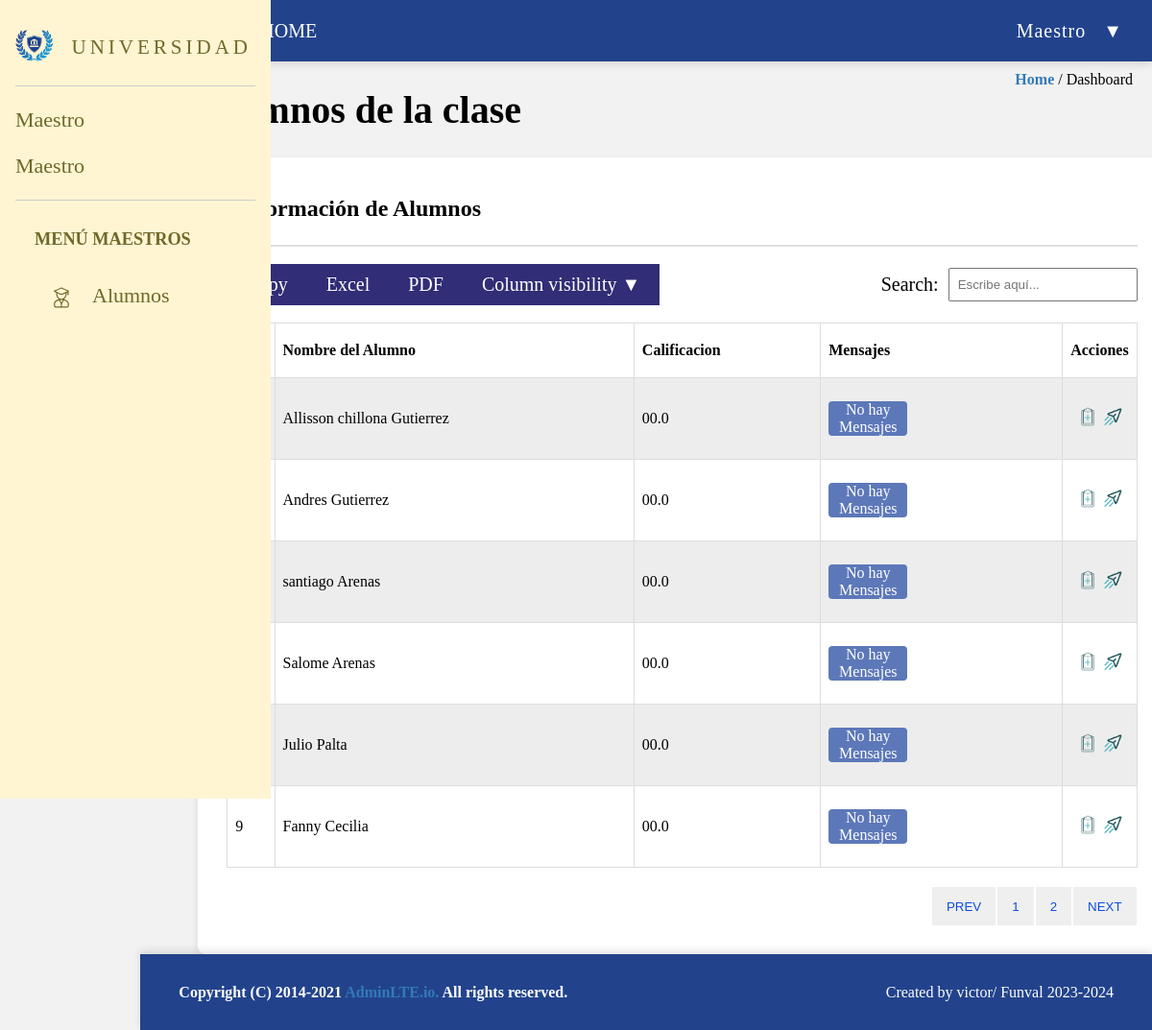
Page /views/maestroestudiante.php (signed in) on the committed database.
### tables this page shows
CREATE TABLE `alumnos` (
  `id` int(11) NOT NULL,
  `nombre` varchar(255) NOT NULL,
  `apellido` varchar(255) NOT NULL,
  `ciudad` varchar(255) NOT NULL,
  `telefono` varchar(255) NOT NULL,
  `id_clase` int(11) NOT NULL
);

### views/maestroestudiante.php (the view, shortened to what this page needs)
<?php
$conexion = mysqli_connect("localhost", "root", "", "universidad");
$sql = "SELECT * FROM alumnos";
$query = mysqli_query($conexion, $sql);
?>
<!DOCTYPE html>
<html lang="es">
<head>
    <link rel="stylesheet" href="../style/agregarAlumnos.css">
</head>
<body>
    <div class="sidebar">
        <div class="logo-container">
            <img src="/assets/logo-university-sin-letters.png" alt="Logo">
            <p>&nbsp;&nbsp;UNIVERSIDAD</p>
        </div>
        <div class="box1">
            <p>Maestro</p>
            <p>Maestro</p>
        </div>
        <div class="box2">
            <div class="menu-admin">
                <h5>MENÚ MAESTROS</h5>
                <div class="menuIcons"><a href="../views/maestroestudiante.php"><img src="/assets/icono-alumnos.svg" alt="Alumnos">Alumnos</a></div>
            </div>
        </div>
    </div>
    <div class="header">
        <div class="menu">
            <ul>
                <li class="menuBar">&#9776;</li>
                <li>HOME</li>
            </ul>
        </div>
        <div class="rol">
            <ul>
                <li>Maestro &nbsp;&nbsp;&#x25BC;
                </li>
            </ul>
        </div>
    </div>
    <div class="dashboard-title">
        <h1>Alumnos de la clase </h1>
    </div>
    <div class="home-dashboard">
        <a href="../views/maestro_dashboard.php" class="actualPage">Home</a> / Dashboard
    </div>
    <div class="container">
        <div class="content">
            <div class="info">
                <h4>Información de Alumnos</h4>
            </div>
            <div class="linksContainer">
                <ul class="links">
                    <li><a class="linkOpc" href="#">Copy</a></li>
                    <li><a class="linkOpc" href="../modells/alumnosExel.php">Excel</a></li>
                    <li><a class="linkOpc" href="../modells/alumnospdf.php">PDF</a></li>
                    <li><a class="linkOpc" href="#">Column visibility &#x25BC;</a></li>
                </ul>
                <form action="/buscar" method="GET">
                    <label for="busqueda">Search:</label>
                    <input type="text" id="busqueda" data-table="table_id" name="q" placeholder="Escribe aquí...">
                </form>
            </div>
            <table class="clases table_id">
                <thead>
                    <tr>
                        <th>#</th>
                        <th>Nombre  del Alumno</th>
                        <th>Calificacion</th>
                        <th>Mensajes</th>
                        <th>Acciones</th>
                    </tr>
                </thead>
                <tbody>
                    <?php while ($row = mysqli_fetch_array($query)) : ?>
                        <tr>
                            <td><?= $row['id'] ?></td>
                            <td><?= $row['nombre'] ?> <?= $row['apellido'] ?> </td>
                            <td>00.0</td>
                            <td  class="nohay"><p>No hay Mensajes</p></td>
                            <td class="acciones">
                                <a href="#" class="btnIcon" data-alumno-id="<?= $row['id']; ?>">
                                    <img src="/assets/icono-edit.png" alt="Edit Info" class="editIcon">
                                </a>
                                <a href="#" class="btnIconDel" onclick="return confirmDeleting()">
                                    <img src="/assets/icono-enviar.png" alt="Delete Info" class="deleteIcon">
                                </a>
                            </td>
                        </tr>
                    <?php endwhile; ?>
                </tbody>
            </table>
            <div class="pagination">
                <button>PREV</button>
                <button>1</button>
                <button>2</button>
                <button>NEXT</button>
            </div>
        </div>
    </div>
    <div class="footer">
        <div class="footer-left">Copyright (C) 2014-2021 <span class="footer-left1" style="color: #337ab7;">AdminLTE.io.</span>
            <span>All rights reserved.</span>
        </div>
        <div class="footer-right">Created by victor/ Funval 2023-2024</div>
    </div>
</body>
</html>

### style/agregarAlumnos.css (style rules this page uses)
body { margin: 0; padding: 0; font-family: Cambria, Cochin, Georgia, Times, "Times New Roman", serif; background-color: #f2f2f2; display: grid; grid-template-columns: 1.5fr 9fr 1.8fr; grid-template-rows: 0.5fr 11fr 0.5fr; }
.sidebar { grid-column: 1/2; background-color: #fff5d2; color: #70682a; width: 250px; height: 100vh; padding: 16px; font-size: 22px; position: fixed; z-index: 1; }
.nohay p { background-color: #5d78b9; color: white; width: 35%; text-align: center; border-radius: 4px; }
.sidebar img { width: 40px; height: 33px; margin-bottom: 10px; }
.logo-container { display: flex; align-items: center; flex-direction: row; }
.logo-container p { font-size: 21px; letter-spacing: 4px; padding-bottom: 6px; }
.box1 { border-bottom: 1px solid #ccc; border-top: 1px solid #ccc; margin-bottom: 4px; }
.box2 { margin-bottom: 10px; }
.menu-admin { margin-top: 20px; }
.menu-admin a { display: flex; text-decoration: none; color: #70682a; padding-top: 4px; }
.menuIcons { display: flex; margin-bottom: 6px; margin-left: 16px; }
.menu-admin h5 { margin-left: 20px; }
.menu-admin img { width: 24px; height: 24px; margin-left: 20px; margin-right: 20px; padding-top: 3px; }
.header { width: 100%; height: 64px; grid-column: 2/4; background-color: #22438c; box-shadow: 0 4px 8px rgba(0, 0, 0, 0.1); color: white; display: flex; justify-content: space-between; align-items: center; }
.menu { font-size: 20px; text-align: left; }
.rol { font-size: 20px; text-align: right; padding-right: 30px; letter-spacing: 1px; align-items: center; justify-content: center; }
ul { width: 100%; list-style: none; background: #22438c; margin: 0; padding: 0; }
.menu li { width: 90px; display: inline-block; }
.menuBar { text-align: center; padding-left: 30px; }
ul li a { display: block; padding: 10px 10px; color: #fff; text-decoration: none; text-align: center; font-size: 20px; }
.home-dashboard { grid-column: 3/4; grid-row: 2/3; text-align: right; padding: 10px; padding-right: 20px; }
.dashboard-title { padding-left: 60px; grid-column: 2/4; grid-row: 2/3; font-size: 20px; display: flex; flex-direction: row; }
.container { grid-column: 2/4; grid-row: 2/3; }
.content { width: 90%; margin-top: 100px; grid-column: 2; margin-left: 60px; padding: 30px; border-radius: 8px; box-shadow: 0 4px 8px rgba(0, 0, 0, 0.1); background-color: #fff; }
.footer { width: 100%; height: 79px; grid-column: 2/4; grid-row: 3/4; background-color: #22438c; box-shadow: 0 -4px 8px rgba(0, 0, 0, 0.1); display: flex; justify-content: space-between; align-items: center; }
.footer-left { color: white; font-weight: bold; padding-left: 40px; }
.footer-right { color: white; padding-right: 40px; }
.actualPage { color: #337ab7; font-weight: bold; text-decoration: none; }
table { border-collapse: collapse; width: 100%; }
th, td { border: 1px solid #dddddd; text-align: left; padding: 8px; }
th { background-color: #ffffff; height: 40px; }
tr:nth-child(even) { background-color: #ffffff; }
tr:nth-child(odd) { background-color: #ededed; }
tr { height: 40px; }
.acciones { width: 5px; text-align: center; }
.btnIcon { display: inline-block; padding: 2px; }
.editIcon { width: 20px; height: 20px; }
.deleteIcon { width: 20px; height: 20px; }
.info { display: flex; justify-content: space-between; font-size: 24px; border-bottom: 2px solid #dedede; padding-bottom: 14px; }
h4 { margin: 10px; }
.linksContainer { display: flex; padding-top: 18px; padding-bottom: 18px; }
.links { display: flex; align-items: center; padding: 10px; }
.linkOpc { background-color: #312d76; padding: 10px 20px; }
ul.links { list-style: none; margin: 0; padding: 0; display: flex; background-color: #ffffff; }
form { margin-left: auto; display: flex; align-items: center; }
label { font-size: 20px; margin-right: 10px; }
input[type="text"] { padding: 8px; box-sizing: border-box; }
.pagination { display: flex; justify-content: right; margin-top: 20px; }
.pagination button { color: #104ddb; height: 40px; border: none; padding: 10px 15px; margin: 0 1px; cursor: pointer; }

### rows in the picture
alumnos: nombre "Allisson chillona", apellido "Gutierrez"
alumnos: nombre "Andres", apellido "Gutierrez"
alumnos: nombre "santiago", apellido "Arenas"
alumnos: nombre "Salome", apellido "Arenas"
alumnos: nombre "Julio", apellido "Palta"
alumnos: id "9", nombre "Fanny", apellido "Cecilia"
